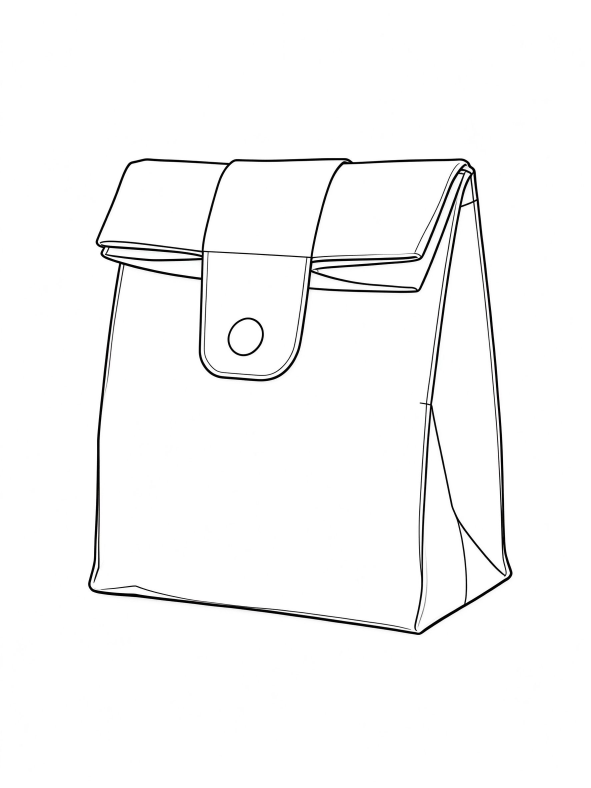
#> input picture demo/lineart.png, 1773 x 2364 px (shown at 1/3 size)
$ python preflight.py --image ../../demo/lineart.png
#> lines starting #> are read from the running program, lines starting #| are printed output that depends on the picture; after the words box and inside, x2 and y2 are one past the last pixel; in counts of white or black regions, pixels touching at a corner belong together
### bag-coloring-studio/scripts/lineart_prep.py
"""线稿预处理：把"生成出来的线稿"整理成可分区的基础稿。

用法：
  python3 lineart_prep.py --image gen.png --out work/lineart.png --seal 1

输出 JSON：墨迹占比、闭合区域数、背景占比、最大区域占比，供 qc_check 判定。
"""
import argparse
import json
import os
import sys

import cv2
import numpy as np


def read_image(path):
#> called with path = '../../demo/lineart.png'
    img = cv2.imread(path, cv2.IMREAD_UNCHANGED)
#> img is the input picture: shape (2364, 1773, 3); mean B, G, R 249.1, 249.1, 249.1
    if img is None:
        raise SystemExit("读不了图：%s" % path)
    if img.ndim == 3 and img.shape[2] == 4:
        alpha = img[:, :, 3:4].astype(np.float32) / 255.0
        img = (img[:, :, :3].astype(np.float32) * alpha + 255 * (1 - alpha)).astype(np.uint8)
    return img


def analyze(ink):
    """ink: 0/255，255=墨迹。返回闭合性与分区潜力指标。"""
    h, w = ink.shape
    total = h * w
    free = (ink == 0).astype(np.uint8)
    n, lab, stats, _ = cv2.connectedComponentsWithStats(free, 8)
    border = set(np.unique(np.concatenate([lab[0, :], lab[-1, :], lab[:, 0], lab[:, -1]])))
    bg = max(border, key=lambda i: stats[i, cv2.CC_STAT_AREA]) if border else 0
    bg_pct = float(stats[bg, cv2.CC_STAT_AREA]) / total * 100 if border else 0.0
    inside = [i for i in range(1, n) if i not in border and stats[i, cv2.CC_STAT_AREA] >= 100]
    max_pct = max([float(stats[i, cv2.CC_STAT_AREA]) / total * 100 for i in inside] or [0])
    return {
        "ink_pct": round(float((ink > 0).mean()) * 100, 2),
        "bg_pct": round(bg_pct, 1),
        "closed_regions": len(inside),
        "max_region_pct": round(max_pct, 1),
        "leak_suspect": bg_pct < 18.0,
    }


def clean(args):
    img = read_image(args.image)
    gray = cv2.cvtColor(img, cv2.COLOR_BGR2GRAY) if img.ndim == 3 else img
    if args.max_side and max(gray.shape) > args.max_side:
        s = args.max_side / max(gray.shape)
#> s = 0.866
        gray = cv2.resize(gray, (int(gray.shape[1] * s), int(gray.shape[0] * s)),
                          interpolation=cv2.INTER_AREA)
#> gray: shape (2048, 1536)
    thr, ink = cv2.threshold(gray, 0, 255, cv2.THRESH_BINARY_INV + cv2.THRESH_OTSU)
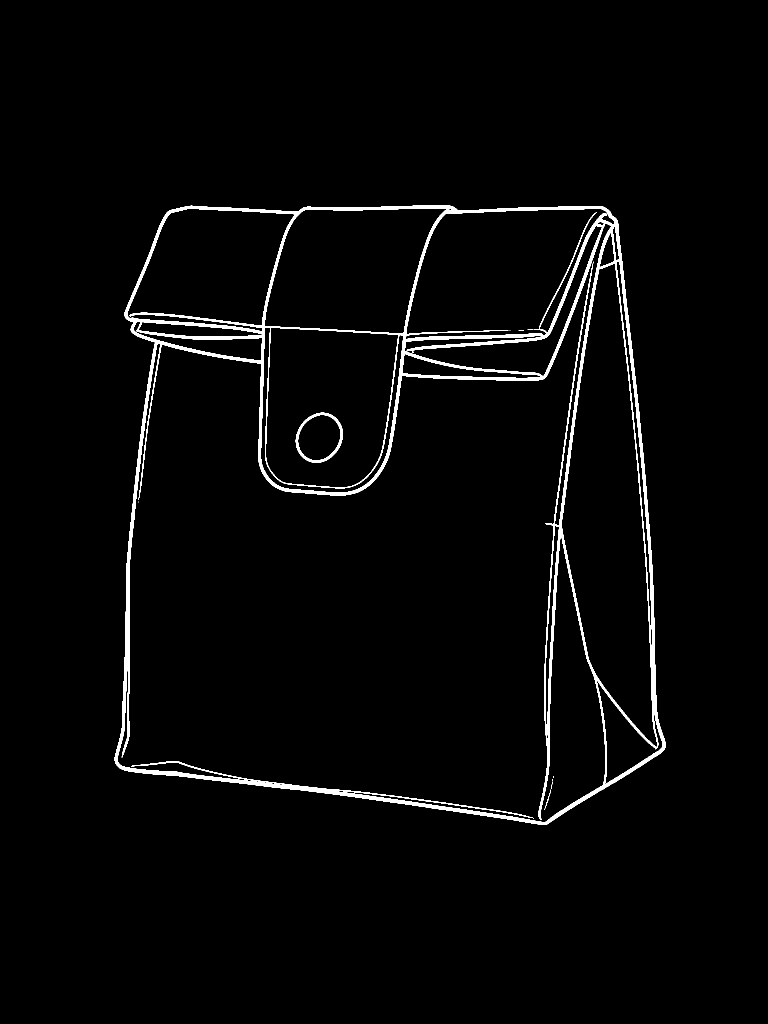
#> ink: shape (2048, 1536) (shown at 1/2 size); 2.4% white; 12 white regions (9 under 20 px), largest, box (x1, y1, x2, y2) and area: (229, 411, 1332, 1650) 72655, (591, 825, 686, 926) 1490, (1089, 1579, 1102, 1620) 57
#> thr = 143
    if args.despeckle > 0:
        n, lab, stats, _ = cv2.connectedComponentsWithStats((ink > 0).astype(np.uint8), 8)
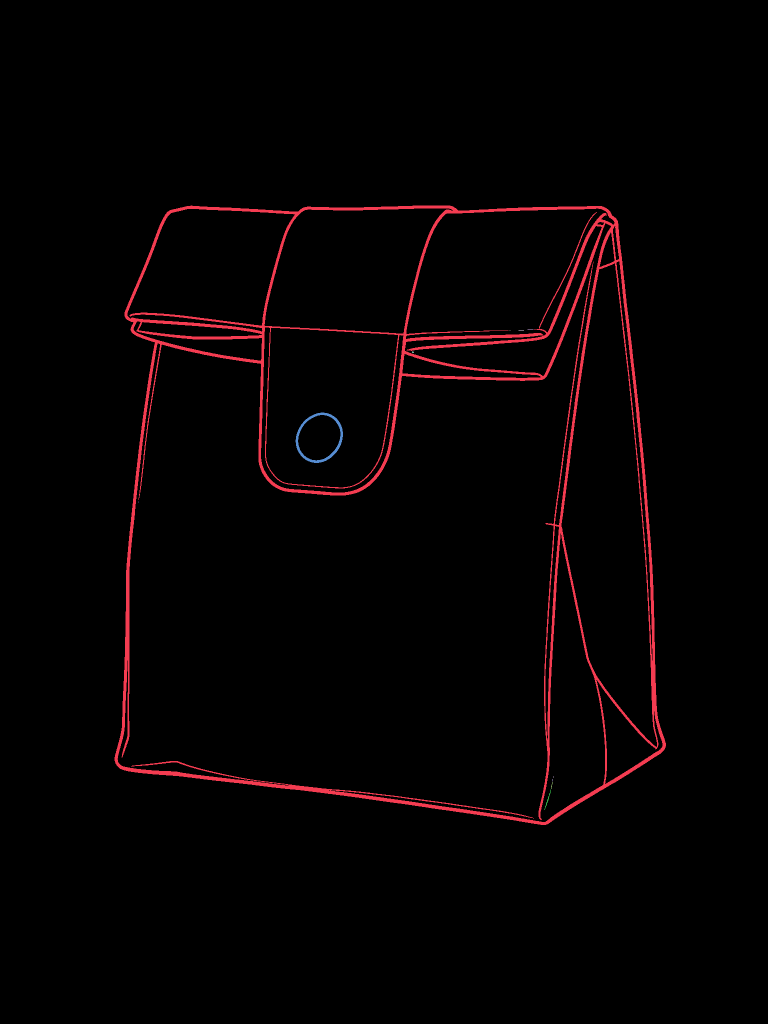
#> lab: shape (2048, 1536) int32 (shown at 1/2 size); 13 distinct labels, from 0 to 12; one colour per label, 0 black
#> n = 13; stats = 13 rows, first 6: [0, 0, 1536, 2048, 3071466], [229, 411, 1103, 1239, 72655], [1055, 659, 12, 1, 12], [1019, 661, 2, 1, 2], [1037, 660, 11, 1, 11], [824, 703, 4, 3, 9]
        keep = np.zeros_like(ink)
        for i in range(1, n):
            if stats[i, cv2.CC_STAT_AREA] >= args.despeckle:
                keep[lab == i] = 255
        ink = keep
    if args.seal > 0:
        k = np.ones((args.seal * 2 + 1, args.seal * 2 + 1), np.uint8)
        ink = cv2.morphologyEx(ink, cv2.MORPH_CLOSE, k)   # 补 1–2px 断口
#> ink: shape (2048, 1536); 2.4% white; 3 white regions, box (x1, y1, x2, y2) and area: (229, 411, 1332, 1650) 73277, (591, 825, 686, 926) 1490, (1089, 1579, 1102, 1620) 57
    out = np.full(gray.shape, 255, np.uint8)
    out[ink > 0] = 0
    cv2.imwrite(args.out, out)
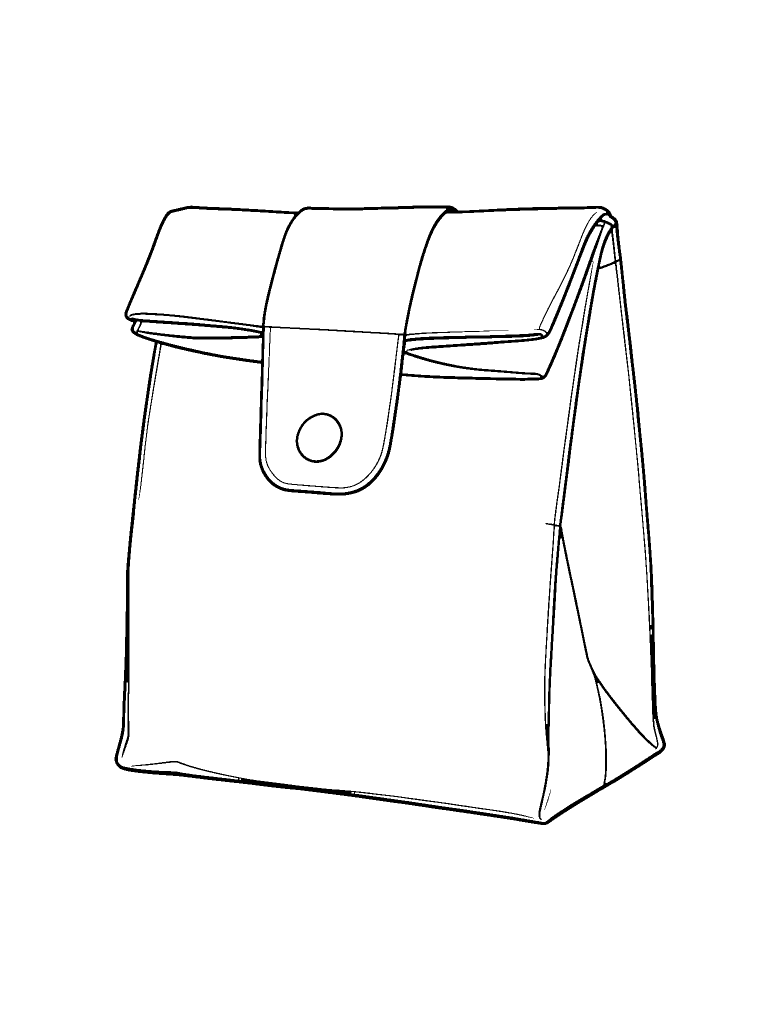
#> saved as lineart.png: shape (2048, 1536) (shown at 1/2 size); 97.6% white; 3 black regions, box (x1, y1, x2, y2) and area: (229, 411, 1332, 1650) 73277, (591, 825, 686, 926) 1490, (1089, 1579, 1102, 1620) 57
    return analyze(ink), thr
#> in analyze, `n, lab, stats, _ = cv2.connectedComponentsWithStats(free, 8)`:
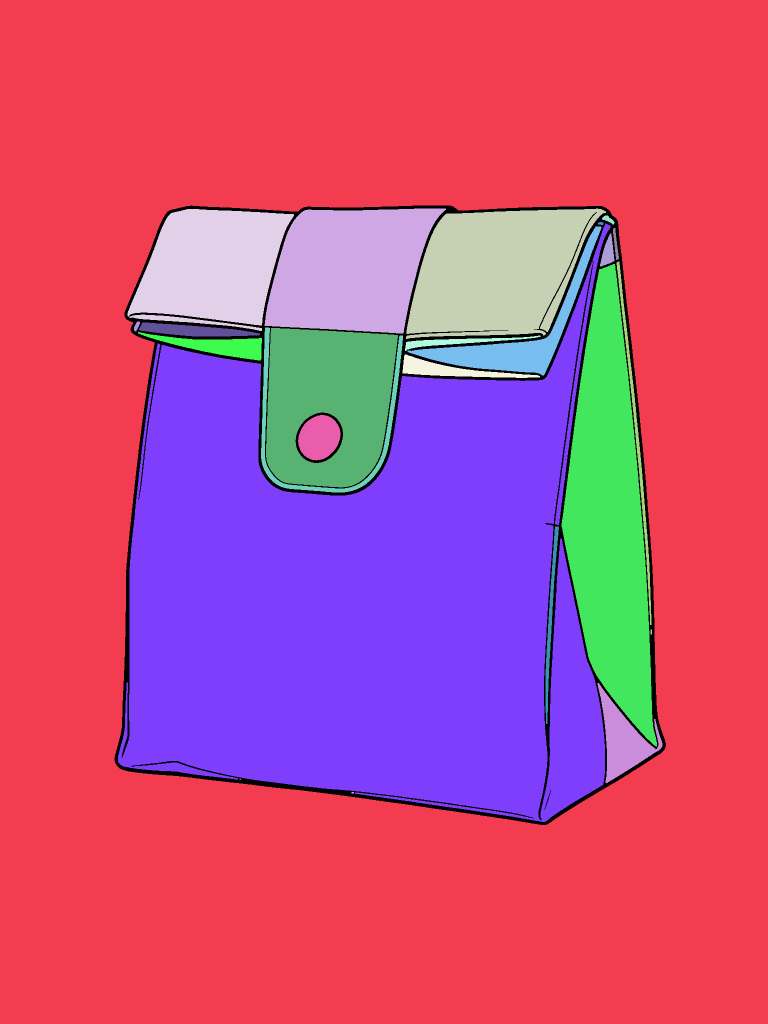
#> lab: shape (2048, 1536) int32 (shown at 1/2 size); 26 distinct labels, from 0 to 25; one colour per label, 0 black
#> in analyze, `n, lab, stats, _ = cv2.connectedComponentsWithStats(free, 8)`: n = 26; stats = 26 rows, first 6: [229, 411, 1103, 1239, 74824], [0, 0, 1536, 2048, 1948306], [529, 417, 363, 250, 67842], [812, 417, 400, 261, 74256], [255, 418, 333, 244, 56522], [1204, 431, 25, 18, 212]
#> in analyze, `border = set(np.unique(np.concatenate([lab[0, :], lab[-1, :], lab[:, 0..`: border = 1 item
#> in analyze, `bg = max(border, key=lambda i: stats[i, cv2.CC_STAT_AREA]) if border e..`: bg = 1
#> in analyze, `bg_pct = float(stats[bg, cv2.CC_STAT_AREA]) / total * 100 if border el..`: bg_pct = 61.93
#> in analyze, `inside = [i for i in range(1, n) if i not in border and stats[i, cv2.C..`: inside = [2, 3, 4, 5, 7, 8, 9, 10, 11, 12, 13, 14, 15, 16, 17, 18, 19, 20, 21, 23]
#> in analyze, `max_pct = max([float(stats[i, cv2.CC_STAT_AREA]) / total * 100 for i i..`: max_pct = 21.98


# [14 lines left out: function main, not called in this run]


# [2 lines that do not run on import are left out]

### bag-coloring-studio/scripts/preflight.py
"""线稿体检：在"建页之前"5 秒内判断这张线稿能不能用，省掉"先建页再回头重生成"。

为什么要有这一步：一张线稿生成要 30–60 秒，而它能不能切出结构分区，用连通域 3 秒就能
算出来。原来是把稿子跑完整套流程（预处理 → 分区 → 建页）才发现"只有 2 块"，等于把
60 秒的等待押在一次没有验证的出图上。体检只回答一个问题：这张稿值得往下走吗。

用法：
  python3 preflight.py --image lineart_gen.png
  python3 preflight.py --image lineart_gen.png --json          # 只输出机器可读
  python3 preflight.py --image lineart_gen.png --keep-file     # 顺便落一份 lineart.png

输出：先一行中文结论（给人看），再一段 JSON（给流程用）。
退出码：0 = 可以往下走；1 = 建议重生成（附缺什么）；2 = 读图失败；3 = 线稿硬失败，禁止降级交付。
"""
import argparse
import json
import os
import sys
import tempfile

import cv2
import numpy as np

sys.path.insert(0, os.path.dirname(os.path.abspath(__file__)))
import lineart_prep  # noqa: E402  复用同一套 clean/analyze，别另写一遍阈值

# 与 regions_extract.py 保持同一套判据，否则体检说"能切 6 块"、实际只切出 2 块
MIN_AREA_PCT = 0.004


def classify(stats, total):
    """把连通块按 regions_extract 的规则分类，返回 (struct, deco) 两个列表。
    只按最小面积过滤，不做语义/几何启发式过滤（提示词已约束不要印花/缝线）。"""
    struct, deco = [], []
    for i in range(1, len(stats)):
        a = int(stats[i, cv2.CC_STAT_AREA])
        w = int(stats[i, cv2.CC_STAT_WIDTH])
        h = int(stats[i, cv2.CC_STAT_HEIGHT])
        pct = a / total
        rec = {"area_pct": round(pct * 100, 2),
               "bbox": [int(stats[i, cv2.CC_STAT_LEFT]),
                        int(stats[i, cv2.CC_STAT_TOP]), w, h]}
        if pct < MIN_AREA_PCT:
            deco.append(rec)                       # 太小：碎点
        else:
            struct.append(rec)                     # 结构分区（全部保留）
    struct.sort(key=lambda r: -r["area_pct"])
    return struct, deco


def main():
    ap = argparse.ArgumentParser()
    ap.add_argument("--image", required=True, help="刚生成出来的线稿")
    ap.add_argument("--keep-file", default=None, help="把预处理后的干净线稿写到这个路径")
    ap.add_argument("--json", action="store_true", help="只输出 JSON")
    ap.add_argument("--seal", type=int, default=1)
    args = ap.parse_args()

    if not os.path.exists(args.image):
        print(json.dumps({"ok": False, "error": "读不到文件：%s" % args.image}, ensure_ascii=False))
        return 2

    out = args.keep_file or os.path.join(tempfile.mkdtemp(), "lineart.png")
    os.makedirs(os.path.dirname(os.path.abspath(out)) or ".", exist_ok=True)
    ns = argparse.Namespace(image=args.image, out=out, seal=args.seal, despeckle=24, max_side=2048)
    base, thr = lineart_prep.clean(ns)
#> base = {'ink_pct': 2.38, 'bg_pct': 61.9, 'closed_regions': 20, 'max_region_pct': 22, 'leak_suspect': False}; thr = 143

    img = cv2.imread(out, cv2.IMREAD_GRAYSCALE)
    H, W = img.shape
#> H = 2048; W = 1536
    TOTAL = H * W
#> TOTAL = 3145728
    ink = (img < 200).astype(np.uint8)
    free = (ink == 0).astype(np.uint8)
    n, lab, stats, _ = cv2.connectedComponentsWithStats(free, 8)
#> n = 26
    border = set(np.unique(np.concatenate([lab[0, :], lab[-1, :], lab[:, 0], lab[:, -1]])))
#> border = 1 item
    # 背景 = 触边的最大连通块；其余触边块是"漏出去的"前景，不能算候选
    bg = max(border, key=lambda i: stats[i, cv2.CC_STAT_AREA]) if border else 0
#> bg = 1
    bag_area = TOTAL - stats[bg, cv2.CC_STAT_AREA]
#> bag_area = 1197422
    keep_stats = stats.copy()
#> keep_stats has the same summary as stats in analyze
    for i in border:                        # 触边的一律不是"包体内部的分区"：背景本身也排除
        keep_stats[i, cv2.CC_STAT_AREA] = 0
#> this loop made 1 pass
#> after the loop, keep_stats = 26 rows, first 6: [229, 411, 1103, 1239, 74824], [0, 0, 1536, 2048, 0], [529, 417, 363, 250, 67842], [812, 417, 400, 261, 74256], [255, 418, 333, 244, 56522], [1204, 431, 25, 18, 212]
    struct, deco = classify(keep_stats, bag_area)
#> the loop in classify, `for i in range(1, len(stats)):` made 25 passes
#> (a, w, h, pct, rec) on passes 1 to 8: (0, 1536, 2048, 0, {'area_pct': 0, 'bbox': [0, 0, 1536, 2048]}), (67842, 363, 250, 0.0567, {'area_pct': 5.67, 'bbox': [529, 417, 363, 250]}), (74256, 400, 261, 0.062, {'area_pct': 6.2, 'bbox': [812, 417, 400, 261]}), (56522, 333, 244, 0.0472, {'area_pct': 4.72, 'bbox': [255, 418, 333, 244]}), (212, 25, 18, 0.000177, {'area_pct': 0.02, 'bbox': [1204, 431, 25, 18]}), (51, 11, 6, 4.26e-05, {'area_pct': 0, 'bbox': [1196, 444, 11, 6]}), (691416, 985, 1197, 0.577, {'area_pct': 57.74, 'bbox': [236, 447, 985, 1197]}), (16965, 388, 298, 0.0142, {'area_pct': 1.42, 'bbox': [815, 453, 388, 298]})
#> after the loop in classify, `for i in range(1, len(stats)):`: deco = 14 items; struct = 11 items
#> struct = 11 items; deco = 14 items

    warnings, hints = [], []
    hard_fail = False

    if base["bg_pct"] < 10.0:
        warnings.append("背景只占 %.1f%%：主体贴边或线稿没留白，分区会外溢" % base["bg_pct"])
        hints.append("重生成时写「只画包体、四周留白、不要背景物件」")
        hard_fail = True
    elif base["bg_pct"] < 20.0:
        warnings.append("背景占 %.1f%%：可能贴边，注意分区外溢" % base["bg_pct"])

    if base["ink_pct"] > 20.0:
        warnings.append("墨迹 %.1f%%：线太粗，分区会被吃掉" % base["ink_pct"])
        hints.append("重生成时写「线条细而均匀等宽、不要涂黑」")
        hard_fail = True
    elif base["ink_pct"] > 15.0:
        warnings.append("墨迹 %.1f%%：线偏粗" % base["ink_pct"])

    if struct and struct[0]["area_pct"] > 35.0:
        warnings.append("最大块 %.0f%%：包身内部几乎没有分割线，最多只能当一整块上色" % struct[0]["area_pct"])
        hints.append("重生成时把「内部结构分区」逐条列出来（袋口翻边 / 袋底折边 / 侧幅 / 提手）")

    if len(struct) < 2:
        warnings.append("分区数太少（%d 块）：线稿可能断线，只能当一整块" % len(struct))
        hints.append("重生成时写「线条干净闭合、无断线」")
        hard_fail = True
    elif len(struct) < 3:
        warnings.append("分区数偏少（%d 块）：简单包型正常，否则可能断线" % len(struct))

    # 不做语义判断（不提手警告、不检测嵌套背景洞），全部交给用户在交互页里决定
    # hard_fail = 硬失败，不能降级交付；leak_suspect = 建议重生成，但可以降级
    if hard_fail:
        verdict = "blocked"
    elif base["leak_suspect"]:
        verdict = "regenerate"
    else:
        verdict = "pass"
    result = {
        "ok": verdict == "pass",
        "verdict": verdict,
        "regions_if_kept_all": len(struct),
        "max_region_pct": struct[0]["area_pct"] if struct else 0,
        "ink_pct": base["ink_pct"],
        "bg_pct": base["bg_pct"],
        "closed_regions": base["closed_regions"],
        "struct": struct[:8],
        "deco": len(deco),
        "warnings": warnings,
        "hints": hints,
        "lineart": out if args.keep_file else None,
    }

    if not args.json:
        if verdict == "pass":
            line = "可往下走：能切出 %d 块，最大块 %.1f%%，墨迹 %.2f%%" % (
                len(struct), result["max_region_pct"], result["ink_pct"])
#> line = '可往下走：能切出 11 块，最大块 57.7%，墨迹 2.38%'
        elif verdict == "blocked":
            line = "线稿不可用，必须重生成：能切出 %d 块" % len(struct)
        else:
            line = "建议重生成：能切出 %d 块" % len(struct)
        print(line)
#| 可往下走：能切出 11 块，最大块 57.7%，墨迹 2.38%
        for w in warnings:
            print("  注意：" + w)
#> this loop made 1 pass
#> w on pass 1: '最大块 58%：包身内部几乎没有分割线，最多只能当一整块上色'
#|   注意：最大块 58%：包身内部几乎没有分割线，最多只能当一整块上色
        for h in hints:
            print("  改法：" + h)
    print(json.dumps(result, ensure_ascii=False))
#> (printed output is left out)
    if verdict == "pass":
        return 0
    elif verdict == "blocked":
        return 3
    else:
        return 1


if __name__ == "__main__":
    raise SystemExit(main())
#> (the program exits here)
